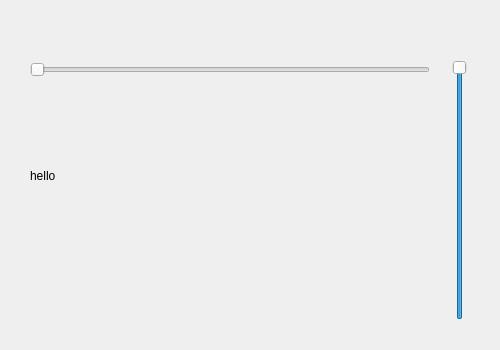
<?xml version="1.0" encoding="UTF-8"?>
<ui version="4.0">
 <class>Form</class>
 <widget class="QWidget" name="Form">
  <property name="geometry">
   <rect>
    <x>0</x>
    <y>0</y>
    <width>500</width>
    <height>350</height>
   </rect>
  </property>
  <property name="windowTitle">
   <string>Form</string>
  </property>
  <widget class="QSlider" name="horizontalSlider">
   <property name="geometry">
    <rect>
     <x>30</x>
     <y>60</y>
     <width>400</width>
     <height>20</height>
    </rect>
   </property>
   <property name="orientation">
    <enum>Qt::Horizontal</enum>
   </property>
   <property name="tickPosition">
    <enum>QSlider::NoTicks</enum>
   </property>
   <property name="tickInterval">
    <number>16</number>
   </property>
  </widget>
  <widget class="QSlider" name="verticalSlider">
   <property name="geometry">
    <rect>
     <x>450</x>
     <y>60</y>
     <width>20</width>
     <height>260</height>
    </rect>
   </property>
   <property name="singleStep">
    <number>1</number>
   </property>
   <property name="value">
    <number>99</number>
   </property>
   <property name="orientation">
    <enum>Qt::Vertical</enum>
   </property>
   <property name="tickPosition">
    <enum>QSlider::NoTicks</enum>
   </property>
  </widget>
  <widget class="QLabel" name="label">
   <property name="geometry">
    <rect>
     <x>30</x>
     <y>80</y>
     <width>411</width>
     <height>191</height>
    </rect>
   </property>
   <property name="text">
    <string>hello</string>
   </property>
  </widget>
 </widget>
 <resources/>
 <connections/>
</ui>
